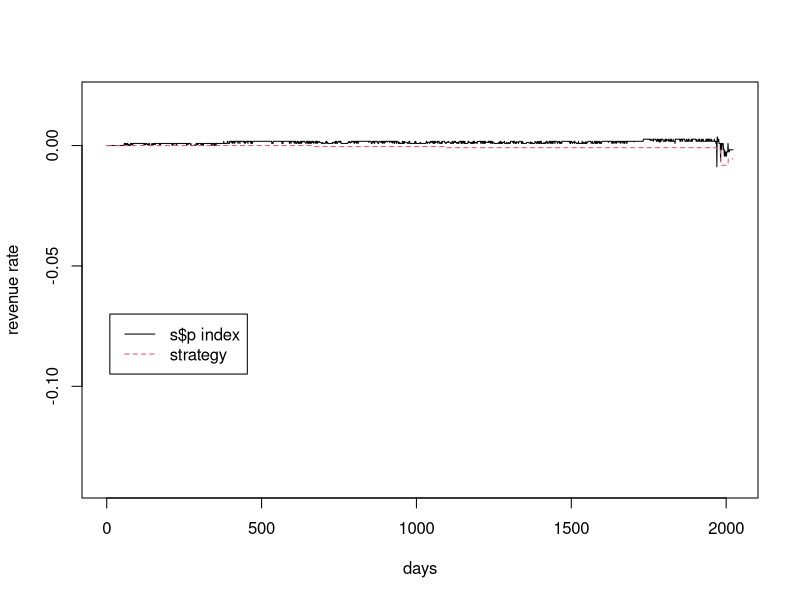

R code for this plot:
setwd('~/python/Theanolearn/facecnn/lstm')
X=read.csv('strat1.csv')
plot(X$sp,type='l',xlab='days',ylab='revenue rate',ylim=c(-0.14,0.02))
lines(X$str,col=2,lty=2)
legend(10,-0.07,c('s$p index','strategy'),col=c(1,2),lty=c(1,2))

